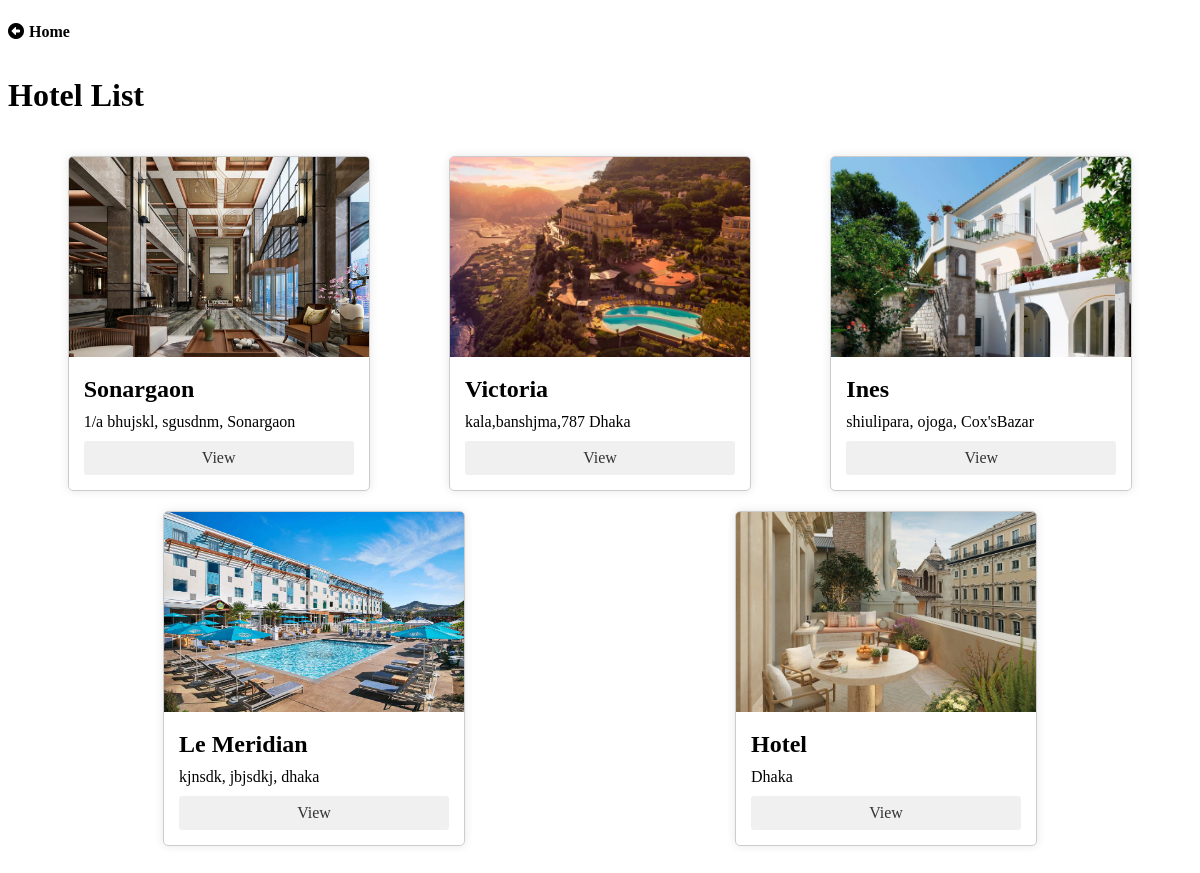
The page /hotel_list/ on the database its author committed.
### hotel/models.py (models this page shows, shortened)
class Hotel(models.Model):
    id= models.AutoField(primary_key=True)
    name = models.CharField(max_length=100)
    location = models.CharField(max_length=100)
    description = models.TextField()

### hotel/views.py (the view)
# urls.py: path('hotel_list/', hotel_list, name='hotel_list'),
def hotel_list(request):
    hotels = Hotel.objects.all()
    return render(request, 'hotel_list.html', {'hotels': hotels})

### hotel/templates/hotel_list.html (shortened to what this page needs)
<!DOCTYPE html>
<html lang="en">
<head>
    {% load static %}
    <link rel="stylesheet" href="https://cdnjs.cloudflare.com/ajax/libs/font-awesome/6.0.0-beta3/css/all.min.css">
</head>
<body>
    <div class="home">
        <a href="/auth/dashboard/"><i class="fas fa-arrow-alt-circle-left"></i>Home </a>
    </div>
    <h1>Hotel List</h1>
    <div class="hotel-list">
        {% for hotel in hotels %}
        <div class="hotel-card">
            <img src="{% static 'pics/' %}{{ hotel.name }}.jpg" alt="{{ hotel.name }}">
            <div class="hotel-info">
                <h2>{{ hotel.name }}</h2>
                <p>{{ hotel.location }}</p>
                <a href="/hotel_detail/{{ hotel.id }}/">View</a>
            </div>
        </div>
        {% endfor %}
    </div>
</body>
</html>

### hotel/templates/hotel_list.html (style rules this page uses)
.hotel-list { display: flex; flex-wrap: wrap; justify-content: space-around; padding: 20px; }
.hotel-card { width: 300px; border: 1px solid #ccc; border-radius: 5px; margin-bottom: 20px; overflow: hidden; box-shadow: 0 0 10px rgba(0, 0, 0, 0.1); }
.hotel-card img { width: 100%; height: 200px; object-fit: cover; }
.hotel-info { padding: 15px; }
.hotel-info h2 { margin-top: 0; margin-bottom: 10px; }
.hotel-info p { margin: 0; }
.hotel-info a { display: block; text-align: center; margin-top: 10px; text-decoration: none; color: #333; background-color: #f0f0f0; padding: 8px 0; border-radius: 3px; transition: background-color 0.3s ease; }
.home a { display: inline-block; padding: 15px 0; color: black; text-decoration: none; font-weight: bold; border-right: 1px solid #ccc; margin-right: 10px; }
.home a:last-child { border-right: none; margin-right: 0; }
.home a i { margin-right: 5px; }

### rows shown on the page
Hotel: name (picture), name "Sonargaon", location "1/a bhujskl, sgusdnm, Sonargaon"
Hotel: name (picture), name "Victoria", location "kala,banshjma,787 Dhaka"
Hotel: name (picture), name "Ines", location "shiulipara, ojoga, Cox'sBazar"
Hotel: name (picture), name "Le Meridian", location "kjnsdk, jbjsdkj, dhaka"
Hotel: name (picture), name "Hotel", location "Dhaka"
